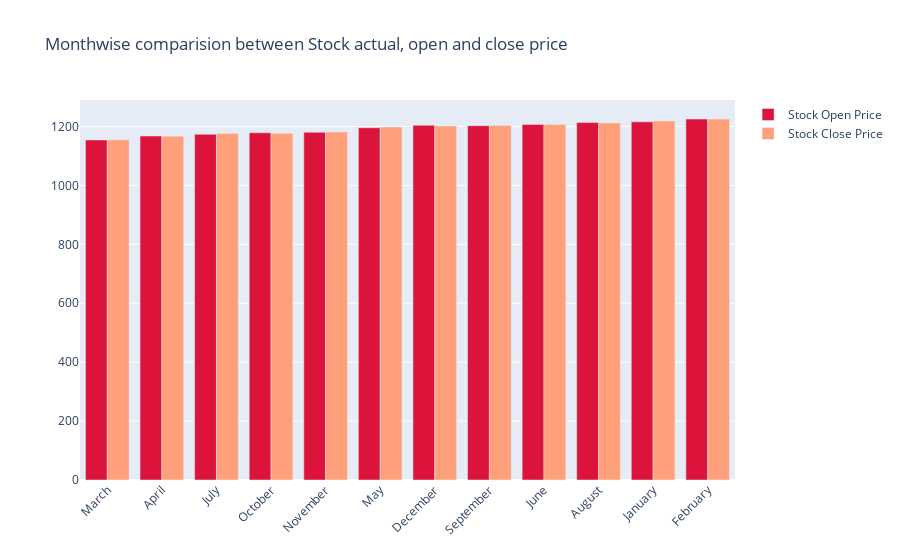

Write notebook code for a chart like this one.
### Code cell
fig = go.Figure()

fig.add_trace(go.Bar(
    x=monthvise.index,
    y=monthvise['open'],
    name='Stock Open Price',
    marker_color='crimson'
))
fig.add_trace(go.Bar(
    x=monthvise.index,
    y=monthvise['close'],
    name='Stock Close Price',
    marker_color='lightsalmon'
))

fig.update_layout(barmode='group', xaxis_tickangle=-45, 
                  title='Monthwise comparision between Stock actual, open and close price')
fig.show()

### Figure 1 — Plotly figure (JSON) as saved in the notebook; plotly's stock layout.template omitted (floating-point values rounded to 4 significant figures)
{"data": [{"marker": {"color": "crimson"}, "name": "Stock Open Price", "type": "bar", "x": ["March", "April", "July", "October", "November", "May", "December", "September", "June", "August", "January", "February"], "y": [1154.0, 1168.0, 1173.0, 1179.0, 1180.0, 1196.0, 1204.0, 1203.0, 1207.0, 1213.0, 1216.0, 1225.0]}, {"marker": {"color": "lightsalmon"}, "name": "Stock Close Price", "type": "bar", "x": ["March", "April", "July", "October", "November", "May", "December", "September", "June", "August", "January", "February"], "y": [1155.0, 1167.0, 1177.0, 1177.0, 1182.0, 1198.0, 1202.0, 1204.0, 1207.0, 1212.0, 1219.0, 1225.0]}], "layout": {"barmode": "group", "title": {"text": "Monthwise comparision between Stock actual, open and close price"}, "xaxis": {"tickangle": -45}}}
